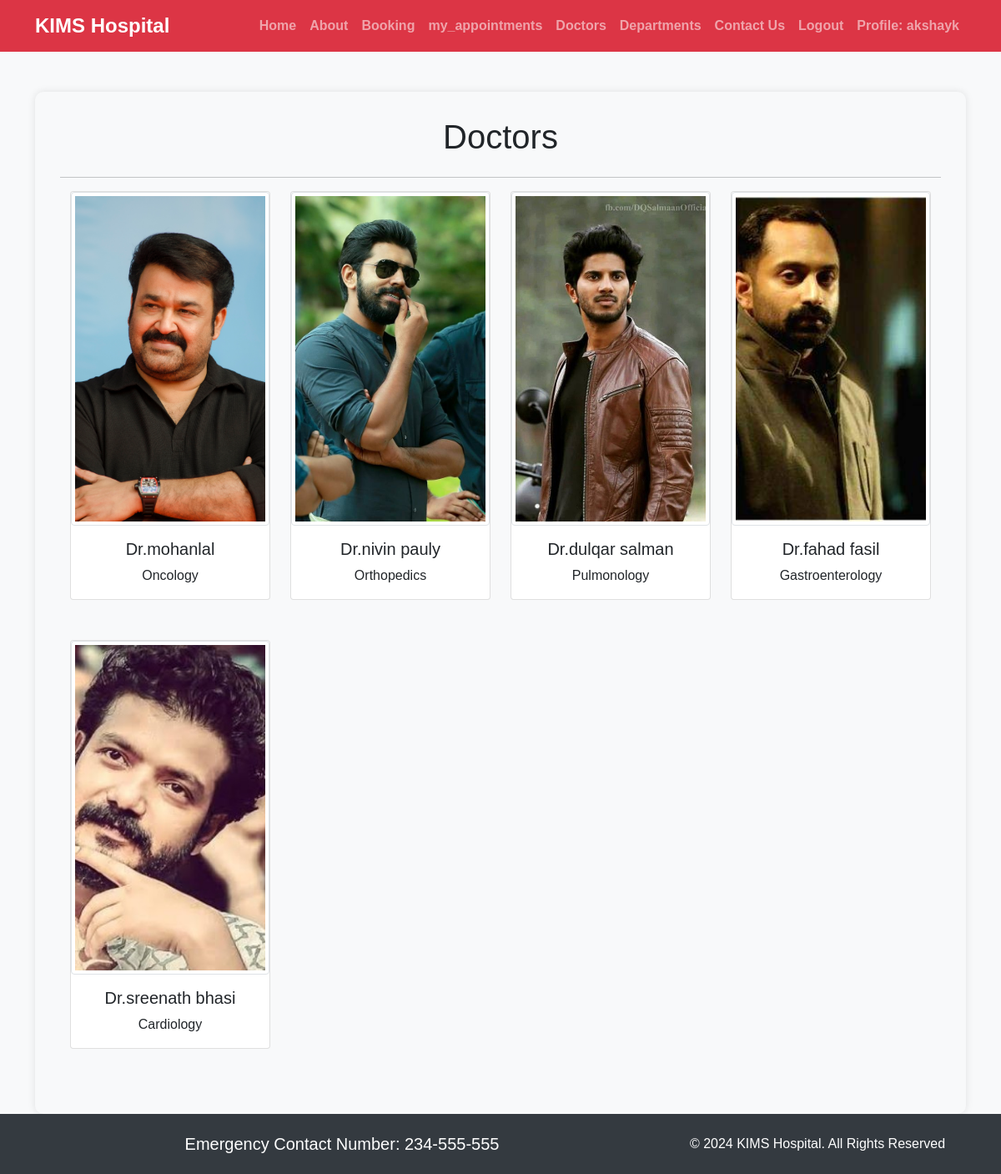
The page /doctors/ (signed in) on the database its author committed.
### customer/models.py (models this page shows, shortened)
class Doctors(models.Model):
    doc_name =models.CharField(max_length=100)
    doc_spec =models.CharField(max_length=100)
    dep_name =models.ForeignKey(Departments, on_delete=models.CASCADE)
    dep_image = models.ImageField(upload_to='doctors')

### customer/views.py (the view)
# urls.py: path('doctors/',views.doctors,name='doctors'),
def doctors(request):
    dict_docs ={
        'doctors': Doctors.objects.all()
    }
    return render(request,'customer/doctors.html',dict_docs)

### templates/customer/doctors.html (shortened to what this page needs)
{% extends 'customer/base.html' %}
{% block content %}
<div class="container profile-container">
<h1 class="text-center mb-4">Doctors</h1>
<hr>
<div class="container text-center bg-light">
  <div class="row">
    {% for d in doctors %}
    <div class="col-md-3 mb-5">
      <div class="card text-center">
        <img src="{{ d.dep_image.url }}" class="card-img-top img-thumbnail rounded" alt="Profile Picture" style="width: 300px; height: 400px; object-fit: cover;" >
        <div class="card-body">
          <h5 class="card-title">Dr.{{ d.doc_name }}</h5>
          <p class="card-text">{{ d.doc_spec }}</p>
        </div>
      </div>
    </div>
    {% endfor %}
  </div>
</div>
</div>
{% endblock %}

### templates/customer/base.html (shortened to what this page needs)
{% load static %}
<!DOCTYPE html>
<html lang="en">
<head>
  <link rel="stylesheet" href="https://cdn.jsdelivr.net/npm/bootstrap@5.1.3/dist/css/bootstrap.min.css">
  <link rel="stylesheet" href="https://use.fontawesome.com/releases/v5.2.0/css/all.css">
  <link rel="stylesheet" href="{% static '/css/style2.css' %}">
  <link rel="stylesheet" href="{% static '/css/form_page.css' %}">
  <link rel="stylesheet" href="{% static '/css/profile.css' %}">
  <link rel="stylesheet" href="{% static '/css/appo_list.css' %}">
</head>
<body>
  <nav class="navbar navbar-expand-md navbar-dark bg-danger">
    <div class="container">
      <a class="navbar-brand" href="#">KIMS Hospital</a>
      <div class="collapse navbar-collapse justify-content-end" id="navbarNav">
        <ul class="navbar-nav">
          <li class="nav-item">
            <a class="nav-link" href="{% url 'customerdashboard' %}">Home</a>
          </li>
          <li class="nav-item">
            <a class="nav-link" href="{% url 'about' %}">About</a>
          </li>
          <li class="nav-item">
            <a class="nav-link" href="{% url 'booking' %}">Booking</a>
          </li>
          <li class="nav-item">
            <a class="nav-link" href="{% url 'my_appointments' %}">my_appointments</a>
          </li>
          <li class="nav-item">
            <a class="nav-link" href="{% url 'doctors' %}">Doctors</a>
          </li>
          <li class="nav-item">
            <a class="nav-link" href="{% url 'departments' %}">Departments</a>
          </li>
          <li class="nav-item">
            <a class="nav-link" href="{% url 'contact' %}">Contact Us</a>
          </li>
          <li class="nav-item">
            <a class="nav-link" href="{% url 'logout' %}">Logout</a>
          </li>
          <li class="nav-item">
            <a class="nav-link"  href="{% url 'profile' %}"> {% if user.is_authenticated %} Profile: {{user.username}}
              {%endif%}</a>
          </li>
        </ul>
      </div>
    </div>
  </nav>
  <div class="container mt-5 flex-grow-1">
    {% block content %}{% endblock %}
  </div>
  <footer class="pt-4 pb-4 text-center ">
    <div class="container">
      <div class="row">
        <div class="col-md-8">
          <h5 class="mb-0">Emergency Contact Number: 234-555-555</h5>
        </div>
        <div class="col-md-4">
          <p class="mb-0">© 2024 KIMS Hospital. All Rights Reserved</p>
        </div>
      </div>
    </div>
  </footer>
</body>
</html>

### static/css/profile.css (style rules this page uses)
.profile-container { background-color: #f8f9fa; padding: 30px; border-radius: 10px; box-shadow: 0 0 10px rgba(0, 0, 0, 0.1); margin: 0 auto; }

### templates/customer/base.html (style rules this page uses)
body { background-color: #f8f9fa; font-family: Arial, sans-serif; display: flex; flex-direction: column; min-height: 100vh; }
.navbar-brand { font-size: 1.5rem; font-weight: bold; }
.nav-link { color: #fff; font-weight: bold; }
footer { background-color: #343a40; color: #fff; width: 100%; }

### rows shown on the page
Doctors: dep_image (picture), doc_name "mohanlal", doc_spec "Oncology"
Doctors: dep_image (picture), doc_name "nivin pauly", doc_spec "Orthopedics"
Doctors: dep_image (picture), doc_name "dulqar salman", doc_spec "Pulmonology"
Doctors: dep_image (picture), doc_name "fahad fasil", doc_spec "Gastroenterology"
Doctors: dep_image (picture), doc_name "sreenath bhasi", doc_spec "Cardiology"

### other values the page prints
{{ user.username }} "akshayk"
